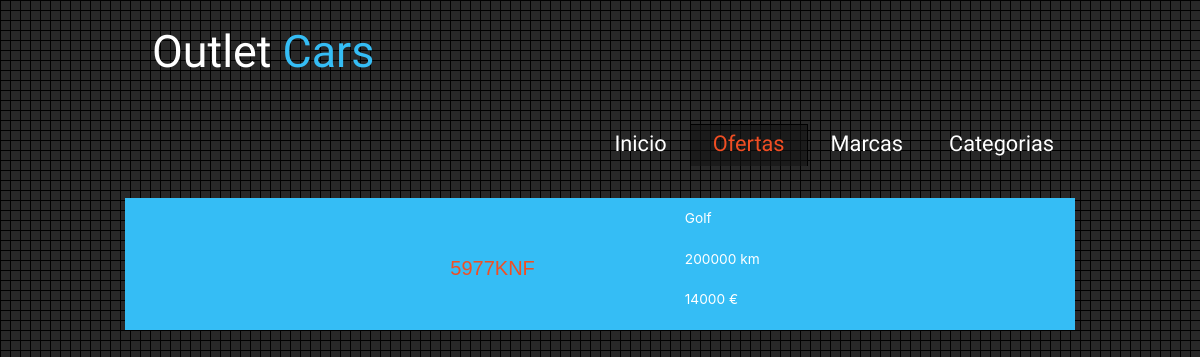
The page /coches on the database as committed earlier.
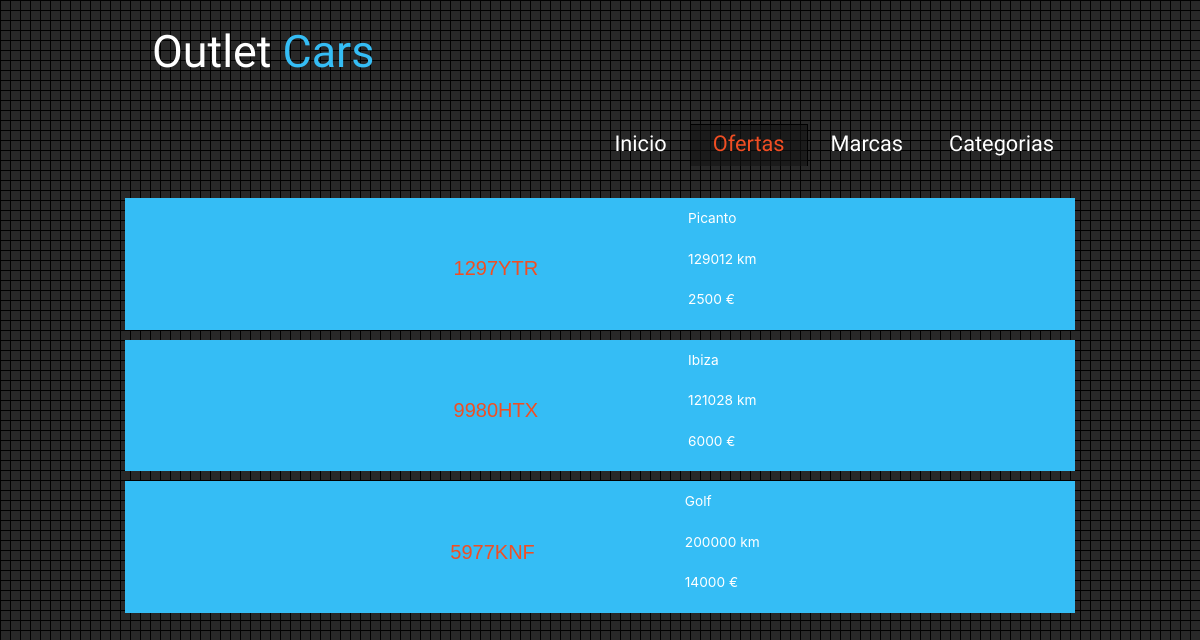
The same page on the database as committed later.
### outletCarsApp/models.py (models this page shows, shortened)
class Coche(models.Model):
    modelo = models.CharField(max_length=50)
    matricula = models.CharField(max_length=9, primary_key=True)
    precio=models.IntegerField()
    cv=models.IntegerField()
    km=models.BigIntegerField()
    marca=models.ForeignKey(Marca, on_delete=models.CASCADE)
    combustible= models.CharField(max_length=50)
    categoría=models.ManyToManyField(Categoría)

### outletCarsApp/views.py (the view)
# urls.py: path('coches',views.CocheListView.as_view(), name="coche_list_view"),
class CocheListView(ListView):
    model=Coche
    queryset= Coche.objects.order_by('precio')
    context_object_name='coches_list'

### outletCarsApp/templates/outletCarsApp/coche_list.html
{% extends "base.html" %}
{% block menu %}
  <div id=" ">
    <ul id="menu">
      <li> <a href="{% url 'coche_list_view' %}">Inicio</a></li>
      <li class="current"><a href="{% url 'coche_list_view' %}">Ofertas</a></li>
      <li><a href="{%url 'marca_list_view' %}">Marcas</a></li>
      <li><a href="{%url 'categoria_list_view' %}">Categorias</a></li>
    </ul>
  </div>
  {%endblock%}
  {% block content %}
    {% for coche in coches_list %}
    <section id="site_content2">
      <li>
        <div id = "Matricula">
            <a href="{% url 'detalle_coche' coche.matricula%}">{{ coche.matricula}}</a>
        </div>
        <div>
          <p>{{ coche.modelo  }}</p>
          <p>{{ coche.km}} km</p>
          <p>{{ coche.precio }} €</p>
        </div>
      </li>
      {% empty %}
          <li>No hay categorias</li>
      {% endfor %}
    </section>
  {% endblock %}

### outletCarsApp/templates/base.html (shortened to what this page needs)
{% load static %}
<!DOCTYPE html>
<html lang="en">
<head>
<link rel="stylesheet" href="{% static '/style/style.css' %}">
</head>
  <body>
    <div id="main">
        <div id="header">
          <div id="logo">
            <h1>Outlet <a href="#"> Cars</a></h1>
          </div>
          {% block menu %}{% endblock %}
        </div>
        {% block content %}{% endblock %}
   </div>
  </body>
</html>

### outletCarsApp/static/style/style.css (style rules this page uses)
html { height: 100%; }
* { margin: 0; padding: 0; }
body { font: normal .80em 'trebuchet ms', arial, sans-serif; background: #F7F7F7 url(pattern.png) fixed; color: #fff; }
p { padding: 0 0 20px 0; line-height: 1.5em; font-size: 107%; }
h1, h2, h3, h4, h5, h6 { font: normal 250% 'Yanone Kaffeesatz', arial, sans-serif; color: #FFF; margin: 0 0 15px 0; padding: 5px 0 5px 0; }
a, a:hover { outline: none; text-decoration: none; color: #35BDF5; }
ul { margin: 2px 0 22px 17px; }
ul li { list-style-type: circle; margin: 0 0 0 0; padding: 0 0 4px 5px; }
#main, #header, #logo, #menubar, #site_content, #footer, #site_content2 { margin-left: auto; margin-right: auto; }
#main { width: 950px; margin: 20px auto; }
#header { width: 952px; height: 145px; }
#logo { width: 950px; float: left; height: 100px; background: transparent; padding: 0 0 0px 10px; }
#logo h1 { font: normal 350% 'Yanone Kaffeesatz', arial, sans-serif; padding: 5px 0 0 17px; color: #FFF; float: left; }
#logo h1 a { color: #35BDF5; text-decoration: none; }
ul#menu { float: right; }
ul#menu li { float: left; padding: 0 0 0px 0px; list-style: none; margin: 2px 0 0 0; background: transparent; }
ul#menu li a { font: normal 170% 'Yanone Kaffeesatz', sans-serif; text-decoration: none; color: #FFF; display: block; float: left; height: 20px; padding: 7px 23px 15px 23px; text-align: center; }
ul#menu li.current a { height: 20px; padding: 6px 22px 15px 22px; }
ul#menu li.current a { background: transparent url(transparent.png) repeat; border: 1px solid #000; border-bottom: 0; color: #F14E23; }
#site_content2 { width: 950px; overflow: hidden; margin: 0 auto 0 auto; background:transparent; }
#site_content2 li { width: 950px; overflow: hidden; margin-top: 10px; padding: 10px 10px 0px 10px; display: flex; justify-content: center; background:#35BDF5; }
#site_content2 li p { padding-right: 10px; font-family: -apple-system, BlinkMacSystemFont, 'Segoe UI', Roboto, Oxygen, Ubuntu, Cantarell, 'Open Sans', 'Helvetica Neue', sans-serif; }
#site_content2 li a { padding-right: 150px; color: #F14E23; font-size: 20px ; }
#Matricula { display: flex; align-items: center ; }
.DetailsSection p,a { padding-right: 10px; }

Rows that differ between the two databases and show on the page:
added Coche: matricula "1297YTR", modelo "Picanto", km "129012", precio "2500"
added Coche: matricula "9980HTX", modelo "Ibiza", km "121028", precio "6000"
